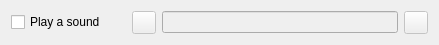
<?xml version="1.0" encoding="UTF-8"?>
<ui version="4.0">
 <class>AudioNotificationConfigWidget</class>
 <widget class="QWidget" name="AudioNotificationConfigWidget">
  <property name="geometry">
   <rect>
    <x>0</x>
    <y>0</y>
    <width>439</width>
    <height>36</height>
   </rect>
  </property>
  <property name="windowTitle">
   <string>Form</string>
  </property>
  <layout class="QHBoxLayout" name="horizontalLayout">
   <item>
    <widget class="QCheckBox" name="enabled">
     <property name="text">
      <string>Play a sound</string>
     </property>
    </widget>
   </item>
   <item>
    <spacer name="horizontalSpacer">
     <property name="orientation">
      <enum>Qt::Horizontal</enum>
     </property>
     <property name="sizeType">
      <enum>QSizePolicy::Fixed</enum>
     </property>
     <property name="sizeHint" stdset="0">
      <size>
       <width>20</width>
       <height>20</height>
      </size>
     </property>
    </spacer>
   </item>
   <item>
    <widget class="QToolButton" name="play">
     <property name="enabled">
      <bool>false</bool>
     </property>
     <property name="toolTip">
      <string>Prelisten to the selected sound</string>
     </property>
     <property name="text">
      <string/>
     </property>
    </widget>
   </item>
   <item>
    <widget class="QLineEdit" name="filename">
     <property name="enabled">
      <bool>false</bool>
     </property>
     <property name="toolTip">
      <string>Select the sound file to play</string>
     </property>
    </widget>
   </item>
   <item>
    <widget class="QToolButton" name="open">
     <property name="enabled">
      <bool>false</bool>
     </property>
     <property name="toolTip">
      <string>Select the sound file to play</string>
     </property>
     <property name="text">
      <string/>
     </property>
    </widget>
   </item>
  </layout>
 </widget>
 <resources/>
 <connections>
  <connection>
   <sender>enabled</sender>
   <signal>toggled(bool)</signal>
   <receiver>filename</receiver>
   <slot>setEnabled(bool)</slot>
   <hints>
    <hint type="sourcelabel">
     <x>59</x>
     <y>15</y>
    </hint>
    <hint type="destinationlabel">
     <x>246</x>
     <y>20</y>
    </hint>
   </hints>
  </connection>
  <connection>
   <sender>enabled</sender>
   <signal>toggled(bool)</signal>
   <receiver>open</receiver>
   <slot>setEnabled(bool)</slot>
   <hints>
    <hint type="sourcelabel">
     <x>89</x>
     <y>18</y>
    </hint>
    <hint type="destinationlabel">
     <x>426</x>
     <y>22</y>
    </hint>
   </hints>
  </connection>
 </connections>
</ui>
